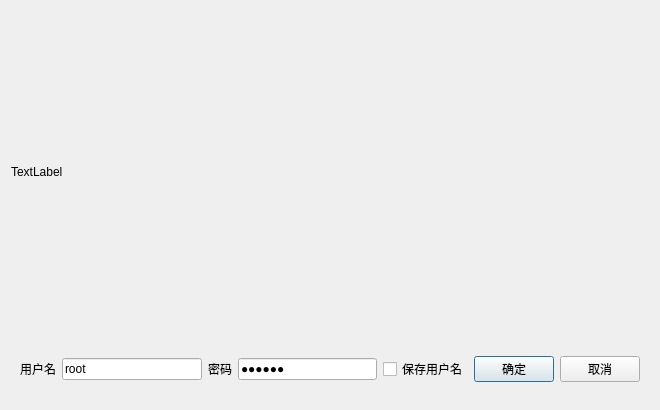
<?xml version="1.0" encoding="UTF-8"?>
<ui version="4.0">
 <class>QDialogLogin</class>
 <widget class="QDialog" name="QDialogLogin">
  <property name="geometry">
   <rect>
    <x>0</x>
    <y>0</y>
    <width>660</width>
    <height>410</height>
   </rect>
  </property>
  <property name="windowTitle">
   <string>Dialog</string>
  </property>
  <layout class="QVBoxLayout" name="verticalLayout">
   <item>
    <widget class="QLabel" name="label">
     <property name="text">
      <string>TextLabel</string>
     </property>
    </widget>
   </item>
   <item>
    <widget class="QWidget" name="widget" native="true">
     <property name="enabled">
      <bool>true</bool>
     </property>
     <property name="maximumSize">
      <size>
       <width>16777215</width>
       <height>60</height>
      </size>
     </property>
     <property name="autoFillBackground">
      <bool>false</bool>
     </property>
     <layout class="QHBoxLayout" name="horizontalLayout">
      <item>
       <widget class="QLabel" name="label_2">
        <property name="text">
         <string>用户名</string>
        </property>
       </widget>
      </item>
      <item>
       <widget class="QLineEdit" name="lineEditUsername">
        <property name="enabled">
         <bool>true</bool>
        </property>
        <property name="text">
         <string>root</string>
        </property>
       </widget>
      </item>
      <item>
       <widget class="QLabel" name="label_3">
        <property name="text">
         <string>密码</string>
        </property>
       </widget>
      </item>
      <item>
       <widget class="QLineEdit" name="lineEditPasswrod">
        <property name="text">
         <string>123456</string>
        </property>
        <property name="echoMode">
         <enum>QLineEdit::Password</enum>
        </property>
       </widget>
      </item>
      <item>
       <widget class="QCheckBox" name="checkBoxUsername">
        <property name="text">
         <string>保存用户名</string>
        </property>
       </widget>
      </item>
      <item>
       <widget class="QPushButton" name="btnConfirm">
        <property name="text">
         <string>确定</string>
        </property>
       </widget>
      </item>
      <item>
       <widget class="QPushButton" name="btnCancel">
        <property name="text">
         <string>取消</string>
        </property>
       </widget>
      </item>
     </layout>
    </widget>
   </item>
  </layout>
 </widget>
 <resources/>
 <connections>
  <connection>
   <sender>btnCancel</sender>
   <signal>clicked()</signal>
   <receiver>QDialogLogin</receiver>
   <slot>reject()</slot>
   <hints>
    <hint type="sourcelabel">
     <x>646</x>
     <y>383</y>
    </hint>
    <hint type="destinationlabel">
     <x>349</x>
     <y>209</y>
    </hint>
   </hints>
  </connection>
 </connections>
</ui>
